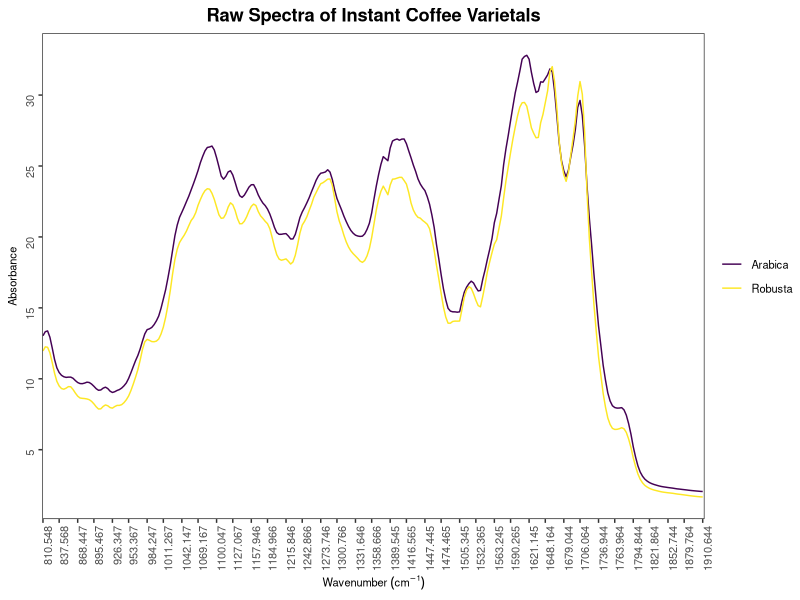
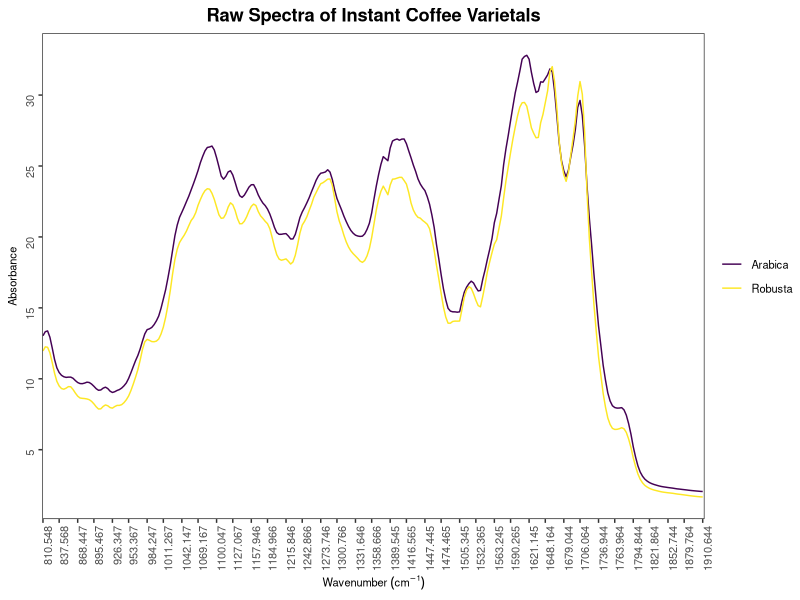

Here is the R script that generated these plots, in order:
# Load necessary libraries
library(ggplot2)
library(reshape2)
library(viridis)

# Load the data
mir_coffee_data <- read.csv("data/Instant_Coffee_Quadrum.csv")

# Calculate the mean for each Varietal
mir_coffee_mean <- aggregate(. ~ Varietal, mir_coffee_data[, -c(1, 2)], mean)

# Melt the data to make it suitable for ggplot (long format)
mir_coffee_long <- melt(mir_coffee_mean,
    id.vars = "Varietal",
    variable.name = "Wavenumber", value.name = "Absorbance"
)
# Remove the "X" from the Wavenumber labels
mir_coffee_long$Wavenumber <- gsub("^X", "", mir_coffee_long$Wavenumber)

# Raw spectra plot
raw_spectra <- ggplot(
    data = mir_coffee_long,
    aes(
        x = Wavenumber,
        y = Absorbance,
        color = Varietal,
        group = Varietal
    )
) +
    geom_line() +
    labs(
        title = "Raw Spectra of Instant Coffee Varietals",
        x = expression(Wavenumber ~ (cm^{
            -1
        })),
        y = "Absorbance"
    ) +
    theme_test() +
    theme(
        plot.title = element_text(hjust = 0.5, face = "bold"),
        legend.title = element_blank(),
        legend.text = element_text(size = 8),
        axis.text = element_text(
            size = 8,
            hjust = 1,
            angle = 90
        ),
        axis.title = element_text(size = 8)
    ) +
    scale_color_viridis_d(option = "viridis") +
    scale_x_discrete(
        limits = mir_coffee_long$Wavenumber,
        breaks = mir_coffee_long$Wavenumber[
            seq(1, length(mir_coffee_long$Wavenumber), by = 15)
        ]
    ) +
    scale_y_continuous(
        breaks = seq(0, max(mir_coffee_long$Absorbance, na.rm = TRUE), by = 5)
    )

raw_spectra

# Create the 'plots/spectra' directory if it doesn't exist
plots_dir <- "plots/spectra"
if (!dir.exists(plots_dir)) {
    dir.create(plots_dir, recursive = TRUE)
}

# Save the plot as a TIFF file in 'plots/spectra'
ggsave(
    filename = file.path(plots_dir, "raw_spectra_plot.tiff"),
    plot = raw_spectra,
    width = 10,
    height = 6,
    dpi = 300
)
